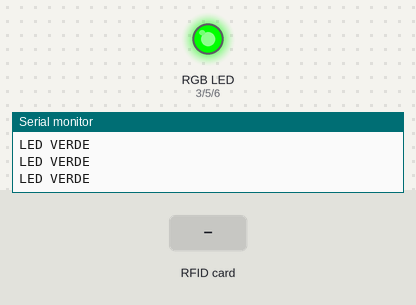
A sketch run on a simulated Arduino Uno, built with avr-gcc and run on an emulated ATmega328P. On the bench: an RGB LED mixed from three pins (HIGH = lit), the last lines printed to the serial monitor. Inputs (shaded band) come from the test bench. Pins used as bus, display or sensor lines are not drawn.

Above: at 1.2 s.
1.3 s: RFID card 44 39 59 52 held to the reader
At 2.6 s:
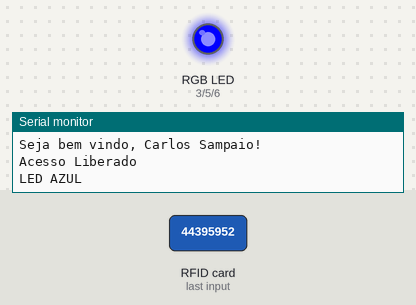
At 4.7 s:
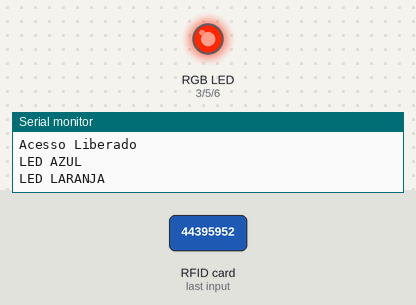
Timing chart, 0 to 8.9 s (numbered marks = the images above; inputs shaded):
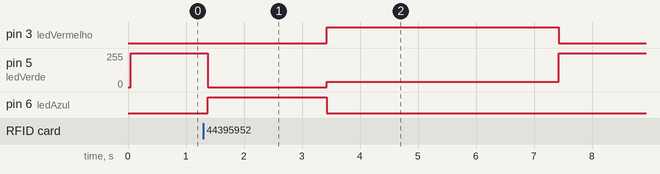

Measured:
- after the input at 1.3 s, pin 3 (ledVermelho): LOW → HIGH after 2.1 s, → LOW 4.0 s later; pin 5 (ledVerde): 255/255 → 0/255 after 0.08 s, → 40/255 2.1 s later, → 255/255 4.0 s later; pin 6 (ledAzul): LOW → HIGH after 0.08 s, → LOW 2.1 s later

The sketch:

prot_main_code.ino
```cpp
#include <SPI.h>
#include <MFRC522.h>


// Pinagens
// uso do #define pois utiliza menos espaço na memoria
#define SS_PIN 10
#define RST_PIN 9
MFRC522 mfrc522(SS_PIN, RST_PIN);   //instancia

//Pinos do LED RGB
int ledVermelho =3;
int ledVerde =5;
int ledAzul =6;

char st[3];

void setup()
{
  Serial.begin(9600);   // Inicia comunicação Serial
  SPI.begin();          // Inicia comunicação SPI bus
  mfrc522.PCD_Init();   // Inicia MFRC522

  //Inicia os pinos do LED RGB como saida
  pinMode(ledVermelho, OUTPUT);
  pinMode(ledVerde, OUTPUT);
  pinMode(ledAzul, OUTPUT);
}

  bool verificarCartao()
  {
    // Verifica existência de novos cartoes
    if ( ! mfrc522.PICC_IsNewCardPresent()) {
      return true;
    } else {
      return false;
    }
  }


  //Metodo chamado quando a tag é valida e cadastrada
  void tagValida()
  {
    Serial.println("LED AZUL");
    digitalWrite(ledAzul,HIGH);
    digitalWrite(ledVermelho, LOW);
    digitalWrite(ledVerde, LOW);
  }

  //Metodo chamado quando a tag invalida / desconhecida
  void tagInvalida()
  {
    Serial.print("LED VERMELHO");
    digitalWrite(ledAzul,LOW);
    digitalWrite(ledVermelho,  HIGH);
    digitalWrite(ledVerde, LOW);
    delay(2000);
  }

  //Metodo chamado quando cartão é retirado da baía
  void tagVazia()
  {
    Serial.println("LED LARANJA");
    analogWrite(ledVermelho, 255);
    analogWrite(ledVerde, 40);
    analogWrite(ledAzul, 0);
  }

  //Metodo chamado quando a baía está livre
  bool baiaLivre()
  {
    Serial.println("LED VERDE");
    digitalWrite(ledAzul,LOW);
    digitalWrite(ledVermelho,  LOW);
    digitalWrite(ledVerde, HIGH);
  }

void loop()
{
  //tagVazia(); // Simulando o modelo de baía permanente
  baiaLivre();

  verificarCartao();

  // Lê o cartao
  if ( ! mfrc522.PICC_ReadCardSerial()) {
    return;
  }

  // Printa o ID do cartão na serial
  Serial.print("CARD ID:");
  String rlb = "";
  byte letra;

    for (byte i = 0; i < mfrc522.uid.size; i++) {
     Serial.print(mfrc522.uid.uidByte[i] < 0x10 ? " 0" : " ");
     Serial.print(mfrc522.uid.uidByte[i], HEX);
     rlb.concat(String(mfrc522.uid.uidByte[i] < 0x10 ? " 0" : " "));
     rlb.concat(String(mfrc522.uid.uidByte[i], HEX));
  }

  Serial.println();
  Serial.print("Message:");
  rlb.toUpperCase();

  while(rlb.substring(1) == "44 39 59 52") { // ID cartão
    Serial.println("Cartão Identificado");
    Serial.println("Seja bem vindo, Carlos Sampaio!");
    Serial.println("Acesso Liberado");
    tagValida();
    Serial.println();
    delay(2000);
    verificarCartao();
    if(verificarCartao()) {
      false;
      rlb = "";
      tagVazia();
      delay(4000);
      baiaLivre();
      return;
    } else {
      return;
    }
  }

  while(rlb.substring(1) == "14 2C F7 E9") { // ID cartão
     Serial.println("Cartão Identificado");
    Serial.println("Seja bem vindo,Ferraz!");
    Serial.println("Acesso Liberado");
    tagValida();
    Serial.println();
    delay(2000);
    verificarCartao();
    if(verificarCartao()) {
      false;
      rlb = "";
      tagVazia();
      delay(4000);
      baiaLivre();
      return;
    } else {
      return;
    }
  }

  if(rlb.substring(1) != "44 39 59 52" && "14 2C F7 E9") { // ID cartão
    Serial.println("Cartão não identificado");
    Serial.println("Acesso Negado, por favor, dirage-se ao seu gerente de projetos ou à uma área de coworking");
    tagInvalida();
    Serial.println();
    delay(2000);
    rlb = "";
    verificarCartao();
  }

}
```
